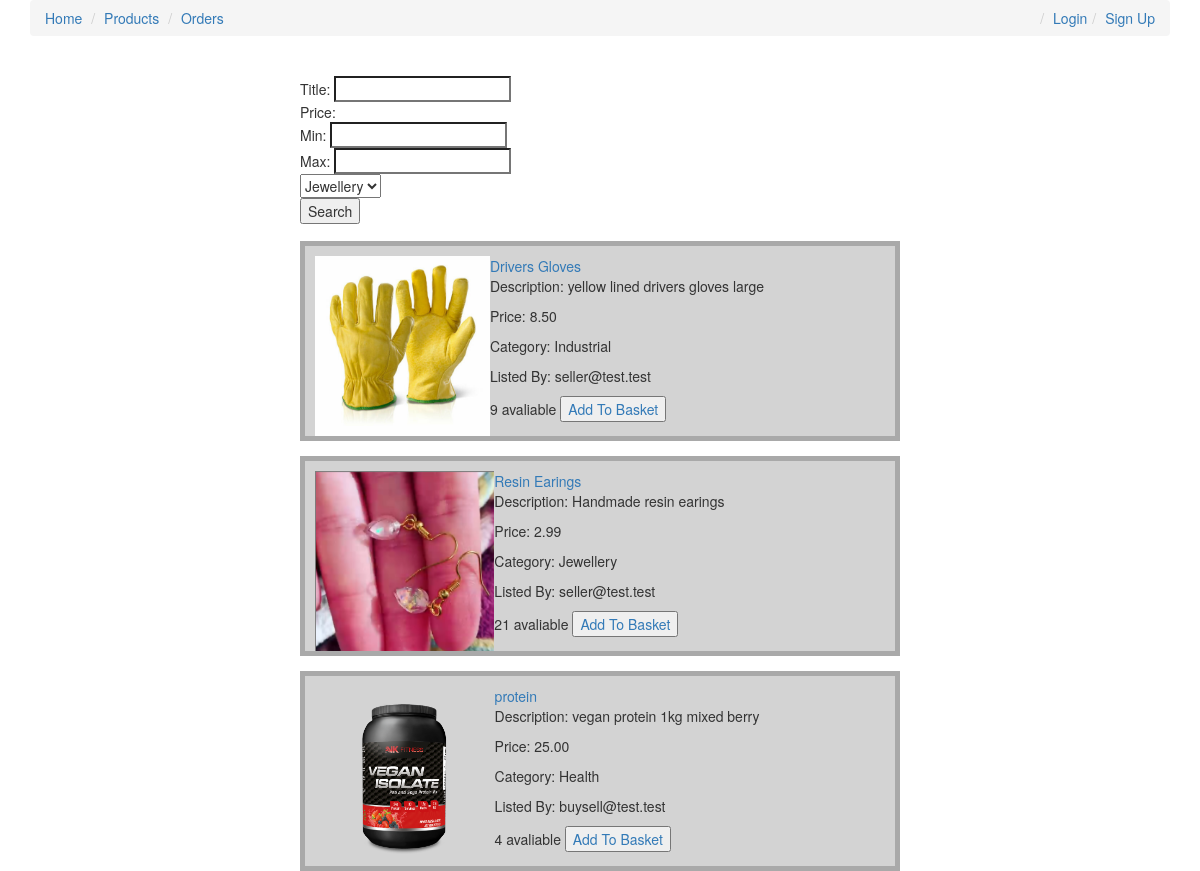
Page /products/product_list/ on the earlier database version.
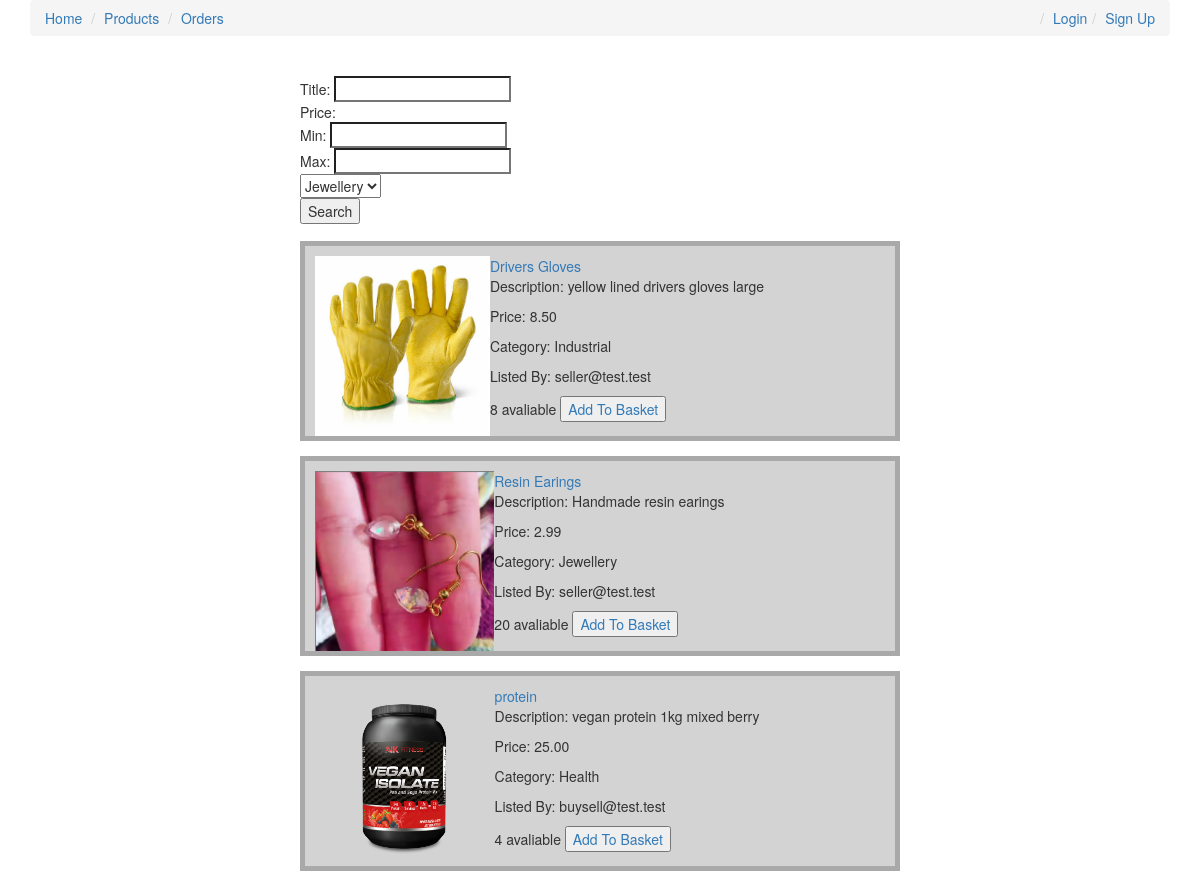
Same page on the later database version.
### products/models.py (models this page shows, shortened)
class Product(models.Model):
	item_id = models.IntegerField(unique=True)
	title = models.CharField(max_length=120)
	image = models.ImageField(upload_to='images', blank=True)
	description = models.TextField(blank=True, null=True)
	price = models.DecimalField(decimal_places=2, max_digits=10000)
	category = models.ForeignKey(Category, on_delete=models.CASCADE)
	summary = models.TextField(blank=False,null=False)
	quantity = models.PositiveIntegerField()
	featured = models.BooleanField()
	listedBy = models.ForeignKey(CustomUser, on_delete=models.CASCADE)
	def get_absolute_url(self):
		return reverse('products:product_detail', kwargs={'item_id': self.item_id})

class Category(models.Model):
	category = models.CharField(max_length=120)
	def __str__(self):
		return self.category

### accounts/models.py (models this page shows)
class CustomUser(AbstractBaseUser, PermissionsMixin):
	email = models.EmailField(_('email address'), unique=True)
	first_name = models.CharField(max_length=40)
	last_name = models.CharField(max_length=40)
	is_buyer = models.BooleanField(default=True)
	is_seller = models.BooleanField(default=False)
	is_staff = models.BooleanField(default=False)
	is_active = models.BooleanField(default=True)
	date_joined = models.DateTimeField(default=timezone.now)
	stripe_customer_id = models.CharField(max_length=40)
	stripe_seller_id = models.CharField(max_length=40, default= '')
	stripe_seller_TOS_accepted = models.BooleanField(default=False)
	USERNAME_FIELD = 'email'
	REQUIRED_FIELDS = []
	objects = CustomUserManager()
	def __str__(self):
		return self.email

### products/views.py (the view)
# urls.py: path('product_list/', views.product_list_view, name = 'product_list'),
def product_list_view(request, *args, **kwargs):
	queryset = Product.objects.all()
	title_search_query = request.GET.get('title_search')
	price_min_query = request.GET.get('price_min')
	price_max_query = request.GET.get('price_max')
	try:
		category_query = Category.objects.get(category = request.GET.get('category'))
	except Category.DoesNotExist:
		category_query = ''
	if price_min_query is None or price_min_query == '':
		price_min_query = 0.00
	if price_max_query is None or price_max_query == '':
		arg = Product.objects.all().order_by('-price').first()
		price_max_query = arg.price
	queryset = queryset.filter(price__range=(price_min_query, price_max_query))
	if title_search_query != '' and title_search_query is not None:
		queryset = queryset.filter(title__icontains=title_search_query).filter(price__range=(price_min_query, price_max_query))
	if category_query != '' and category_query is not None:
		queryset = queryset.filter(category=category_query)
	context = {
		'object_list' : queryset
	}
	return render(request, 'products/product_list.html', context)

### django_marketplace/products/templates/products/product_list.html (shortened to what this page needs)
{% extends 'base.html' %}
{% block content %}
<br>
<div class='search'>
	<form method='GET' action='.'>
		Title: <input type="search" name="title_search">
		<br>
		Price:
		<br>
			Min: <input type="search" name="price_min">
		<br>
			Max: <input type="search" name="price_max">
		<br>
		<select name = "category">
			<option value = "Jewellery" selected>Jewellery</option>
		</select>
		<br>
		<button type="submit"> Search </button>
	</form>
</div>
{% for instance in object_list %}
<div class="listing">
<a href='{{ instance.get_absolute_url }}' > {{ instance.title }} </a>
{% if instance.image %}
<img src="{{ instance.image.url }}">
{% endif %}
<p> Description: {{ instance.description }} </p>
<p> Price: {{ instance.price }} </p>
<p> Category: {{ instance.category }}</p>
<p> Listed By: {{ instance.listedBy }}</p>
<p>{{ instance.quantity }} avaliable <a href="{% url 'products:add_to_basket' instance.item_id 1 %}"><button>Add To Basket</button></a></p>
</div>
{% endfor %}
{% endblock %}

Differences in the rows shown:
changed Product "Drivers Gloves": quantity "9" → "8"
changed Product "Resin Earings": quantity "21" → "20"
